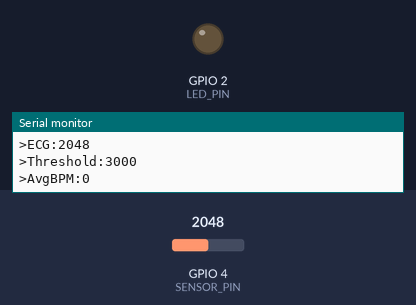
Simulated run of this program. Board: ESP32-S3. Parts: output pins drawn as LEDs (lit = HIGH), the last lines printed to the serial monitor. Inputs (shaded band) come from the test bench; at power-on: GPIO 4 (SENSOR_PIN) = 2048.

Above: at 3.2 s.
3.3 s: GPIO 4 (SENSOR_PIN) set to 2948
4.8 s: GPIO 4 (SENSOR_PIN) set to 3054
At 5.9 s:
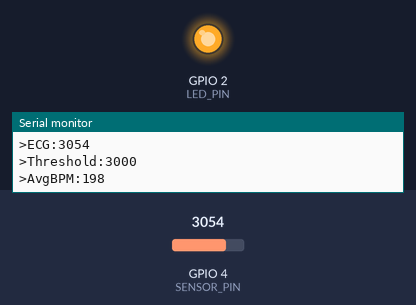
6.6 s: GPIO 4 (SENSOR_PIN) set to 2960
At 7.0 s:
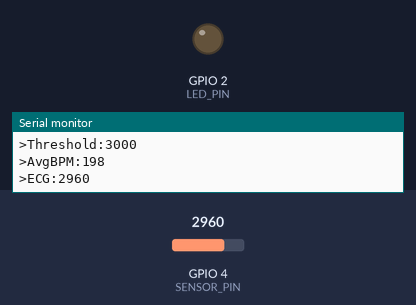
8.1 s: GPIO 4 (SENSOR_PIN) set to 3040
At 9.4 s:
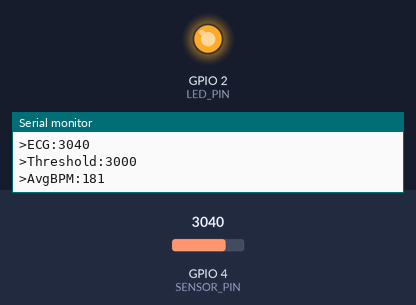
Timing chart, 0 to 10.6 s (numbered marks = the images above; inputs shaded):
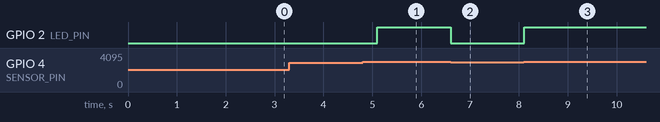

Measured:
- the behaviour switches between 3000 and 3001 on GPIO 4 (SENSOR_PIN) (found by bisection; images 0 and 1)
- after the input at 4.8 s, GPIO 2 (LED_PIN): LOW → HIGH after 0.30 s
- after the input at 6.6 s, GPIO 2 (LED_PIN): HIGH → LOW at once
- after the input at 8.1 s, GPIO 2 (LED_PIN): LOW → HIGH at once

The program:

main.cpp
```cpp
#include <Arduino.h>

/*
 * Konfiguracja Pinów
 */
const int SENSOR_PIN = 4; // GPIO 4 (ADC)
const int LED_PIN = 2;    // GPIO 2

// --- KONFIGURACJA ECG ---
// Próg detekcji - dostosuj wg Teleplot!
int threshold = 3000;

// --- ZMIENNE DO BPM ---
long lastBeatTime = 0;
long currentMillis = 0;
const int refractoryPeriod = 300; // Min. 300ms między uderzeniami

// --- ZMIENNE DO UŚREDNIANIA (Średnia Krocząca) ---
const int numReadings = 20;     // Liczba pomiarów do średniej
int readings[numReadings];      // Tablica (bufor) na wyniki
int readIndex = 0;              // Pozycja w tablicy
long total = 0;                 // Suma wyników w tablicy
int averageBPM = 0;             // Wynik końcowy (uśredniony)
int validReadingsCount = 0;     // Licznik ile mamy już poprawnych próbek (na start)

void setup() {
  Serial.begin(115200);
  delay(2000);

  pinMode(SENSOR_PIN, INPUT);
  pinMode(LED_PIN, OUTPUT);

  // Zerowanie bufora historii
  for (int i = 0; i < numReadings; i++) {
    readings[i] = 0;
  }

  Serial.println("Start systemu EKG (Średnia z 20 uderzeń)...");
}

void loop() {
  int sensorValue = analogRead(SENSOR_PIN);
  currentMillis = millis();

  // Wykrywanie piku
  if (sensorValue > threshold && (currentMillis - lastBeatTime > refractoryPeriod)) {

    long delta = currentMillis - lastBeatTime;
    lastBeatTime = currentMillis;

    // 1. Obliczamy chwilowe BPM
    int instantBPM = 60000 / delta;

    // Zabezpieczenie: Ignorujemy nierealne wyniki (np. szumy dające 300 BPM lub < 30)
    if (instantBPM > 30 && instantBPM < 240) {

      // 2. Obsługa średniej kroczącej (Circular Buffer)

      // Odejmujemy najstarszy odczyt od sumy
      total = total - readings[readIndex];

      // Wstawiamy nowy odczyt do tablicy
      readings[readIndex] = instantBPM;

      // Dodajemy nowy odczyt do sumy
      total = total + readings[readIndex];

      // Przesuwamy indeks na kolejne miejsce
      readIndex = readIndex + 1;

      // Jeśli dotarliśmy do końca tablicy, wracamy na początek
      if (readIndex >= numReadings) {
        readIndex = 0;
      }

      // Licznik próbek (tylko na początku, żeby nie dzielić przez 20, gdy mamy 2 wyniki)
      if (validReadingsCount < numReadings) {
        validReadingsCount++;
      }

      // 3. Obliczamy średnią
      averageBPM = total / validReadingsCount;

      // Mignięcie diodą
      digitalWrite(LED_PIN, HIGH);
    }
  } else {
    if(sensorValue < threshold) {
       digitalWrite(LED_PIN, LOW);
    }
  }

  // --- TELEPLOT ---
  // EKG w czasie rzeczywistym
  Serial.print(">ECG:");
  Serial.println(sensorValue);

  // Próg
  Serial.print(">Threshold:");
  Serial.println(threshold);

  // Średnie tętno (to nas interesuje)
  Serial.print(">AvgBPM:");
  Serial.println(averageBPM);

  // (Opcjonalnie) Chwilowe tętno - żebyś widział różnicę, jak skacze
  // Serial.print(">InstantBPM:");
  // Serial.println(60000 / (currentMillis - lastBeatTime)); // To tylko poglądowo, może być niedokładne poza if-em

  delay(10);
}
```
